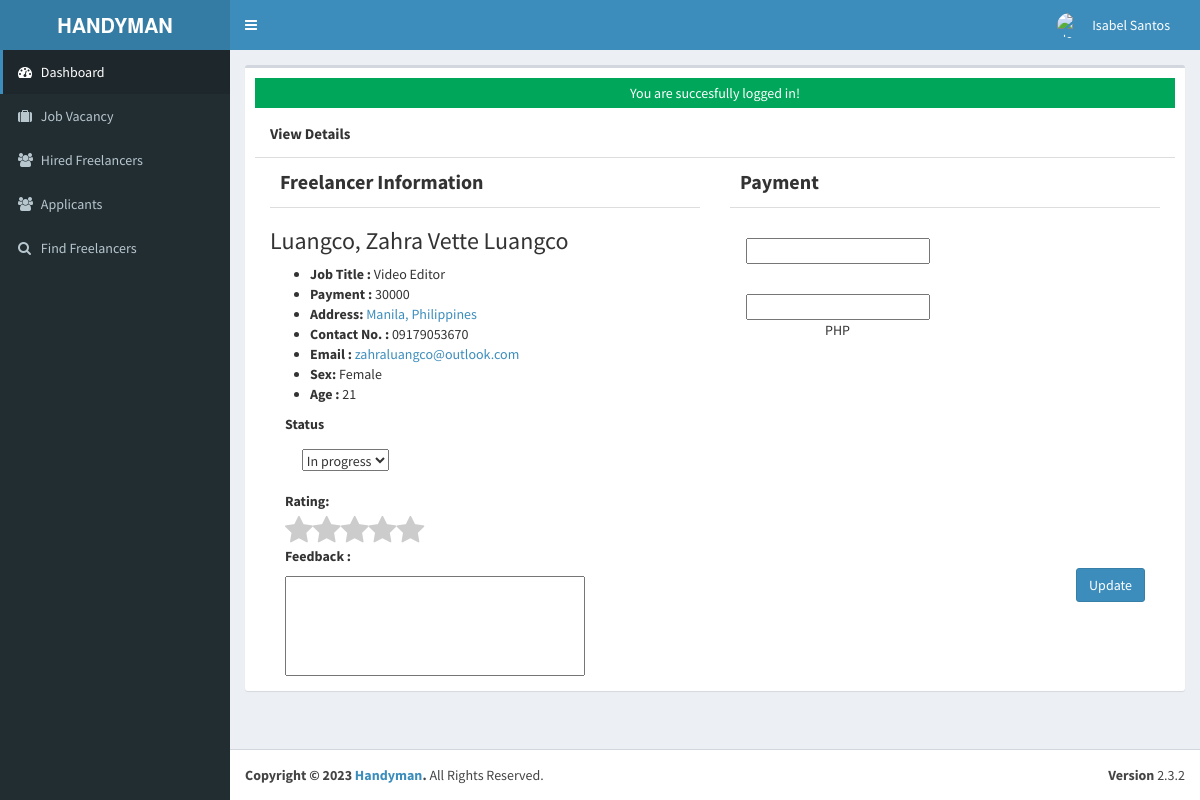
/admin/employee/index.php?view=edit&id=2023023 (signed in), run on the app's committed database.
### tables this page shows
CREATE TABLE `tblusers` (
  `USERID` varchar(30) NOT NULL,
  `FULLNAME` varchar(40) NOT NULL,
  `USERNAME` varchar(90) NOT NULL,
  `PASS` varchar(90) NOT NULL,
  `PICLOCATION` varchar(255) NOT NULL,
  `EMAIL` varchar(244) NOT NULL,
  `CONTACTNO` varchar(11) NOT NULL
);

CREATE TABLE `tblemployees` (
  `INCID` int(11) NOT NULL,
  `EMPLOYEEID` varchar(30) NOT NULL,
  `F_FNAME` varchar(50) NOT NULL,
  `F_LNAME` varchar(50) NOT NULL,
  `F_MNAME` varchar(50) NOT NULL,
  `F_ADDRESS` varchar(90) NOT NULL,
  `SEX` varchar(30) NOT NULL,
  `F_CONTACTNO` varchar(40) NOT NULL,
  `F_EMAILADDRESS` varchar(90) NOT NULL,
  `POSITION` varchar(50) NOT NULL,
  `WORKSTATS` varchar(90) NOT NULL,
  `DATEHIRED` date NOT NULL,
  `AGE` int(2) NOT NULL,
  `c_id` int(11) NOT NULL,
  `j_id` int(4) NOT NULL,
  `payment` int(11) NOT NULL
);

### admin/employee/index.php (called while the page is built, shortened)
<?php
require_once ("../theme/templates.php");
?>

### include/database.php (called while the page is built, shortened)
<?php
class Database {
	var $sql_string = '';
	private $conn;
	public function open_connection() {
		$this->conn = mysqli_connect(server,user,pass);
		if(!$this->conn){
			echo "Problem in database connection! Contact administrator!";
			exit();
		}else{
			$db_select = mysqli_select_db($this->conn,database_name);
		}
	}
	function setQuery($sql='') {
		$this->sql_string=$sql;
	}
	function executeQuery() {
		$result = mysqli_query($this->conn,$this->sql_string);
		return $result;
	}
	private function confirm_query($result) {
		return $result;
	}
	function loadSingleResult() {
		$cur = $this->executeQuery();
		while ($row = mysqli_fetch_object($cur)) {
		return $data = $row;
		}
	}
}
$mydb = new Database();
?>

### include/accounts.php (called while the page is built, shortened)
<?php
require_once(LIB_PATH.DS.'database.php');
class User {
	protected static  $tblname = "tblusers";
	function single_user($id=""){
			global $mydb;
			$mydb->setQuery("SELECT * FROM ".self::$tblname."
				Where USERID= '{$id}' LIMIT 1");
			$cur = $mydb->loadSingleResult();
			return $cur;
	}
}
?>

### include/function.php (called while the page is built, shortened)
<?php
function currentpage(){
		$this_page = $_SERVER['SCRIPT_NAME'];
	    $bits = explode('/',$this_page);
		 return $bits[3];
	}
		?>

### include/employees.php (called while the page is built, shortened)
<?php
require_once(LIB_PATH.DS.'database.php');
class Employee {
	protected static  $tblname = "tblemployees";
	function single_employee($id=""){
			global $mydb;
			$mydb->setQuery("SELECT * FROM ".self::$tblname."
				Where EMPLOYEEID= '{$id}' LIMIT 1");
			$cur = $mydb->loadSingleResult();
			return $cur;
	}
}
?>

### admin/employee/edit.php (the view, shortened to what this page needs)
<?php
$empid = $_GET['id'];
$employee = new Employee();
$emp = $employee->single_employee($empid);
?>
<form action="controller.php?action=update" method="POST">
<div class="col-sm-12 content-header" style="">View Details</div>
<div class="col-sm-6 content-body" >
	<p style="font-size: 20px; font-weight: bold;">Freelancer Information</p>
	<h3><?php echo $emp->F_LNAME. ', ' .$emp->F_FNAME . ' ' . $emp->F_MNAME;?></h3>
	<ul>
		<li><b>Job Title : </b><?php echo $emp->POSITION; ?></li>
		<li><b>Payment : </b><?php echo $emp->payment; ?></li>
    <li><b>Address: </b><a href="https://www.google.com/maps/search/<?php echo($emp->F_ADDRESS); ?>" target="_blank"><?php echo ($emp->F_ADDRESS); ?></a></li>
		<li><b>Contact No. : </b><?php echo $emp->F_CONTACTNO;?></li>
		<li><b>Email : </b><a href="mailto:<?php echo $emp->F_EMAILADDRESS ?>"><?php echo $emp->F_EMAILADDRESS ?></a></li>
		<li><b>Sex: </b><?php echo $emp->SEX;?></li>
		<li><b>Age : </b><?php echo $emp->AGE;?></li>
	</ul>
	<div class="col-sm-12">
    <p><label for="WORKSTATS">Status</label></p>&nbsp;&nbsp;&nbsp;&nbsp;&nbsp;
    <select name="WORKSTATS" id="WORKSTATS">
        <option value="In progress">In progress</option>
    </select><br><br>
   <label for="RATING">Rating:</label>
<div class="star-rating">
  <span class="fa fa-star checked" data-value="5"></span>
  <span class="fa fa-star checked" data-value="4"></span>
  <span class="fa fa-star checked" data-value="3"></span>
  <span class="fa fa-star checked" data-value="2"></span>
  <span class="fa fa-star checked" data-value="1"></span>
</div>
    <p><b>Feedback :</b></p>
    <textarea name="REVIEW" style="width: 300px; height: 100px; overflow-x: auto; resize: none;"></textarea>
  </div>
</div>
<div class="col-sm-6 content-body" >
<p style="font-size: 20px; font-weight: bold;">Payment</p>
<div class="col-sm-6 content-body" ><br>
<div id="smart-button-container">
    <div style="text-align: center"><label for="description"> </label><input type="text" name="descriptionInput" id="description" maxlength="127" value=""></div>
    <div style="text-align: center"><label for="amount"> </label><input name="amountInput" type="number" id="amount" value="" ><span> <br>PHP</span></div>
</div>
</div>
  <div class="col-sm-12 submitbutton text-right">
    <button type="submit" name="update" class="btn btn-primary">Update</button>
  </div>
</form>

### admin/theme/templates.php (shortened to what this page needs)
<!DOCTYPE html>
<html>
    <head>
        <link rel="stylesheet" href="<?php echo web_root;?>bootstrap/css/bootstrap.min.css">
        <link rel="stylesheet" href="<?php echo web_root;?>plugins/font-awesome/css/font-awesome.min.css">
        <link rel="stylesheet" href="<?php echo web_root;?>dist/css/AdminLTE.min.css">
        <link rel="stylesheet" href="<?php echo web_root;?>dist/css/skins/_all-skins.min.css">
        <link rel="stylesheet" href="<?php echo web_root;?>plugins/iCheck/flat/blue.css">
        <link rel="stylesheet" href="<?php echo web_root;?>plugins/morris/morris.css">
        <link rel="stylesheet" href="<?php echo web_root;?>plugins/jvectormap/jquery-jvectormap-1.2.2.css">
        <link href="<?php echo web_root; ?>plugins/datepicker/bootstrap-datetimepicker.min.css" rel="stylesheet" media="screen">
        <link rel="stylesheet" href="<?php echo web_root;?>plugins/dataTables/jquery.dataTables.min.css">
        <link rel="stylesheet" href="<?php echo web_root;?>plugins/bootstrap-wysihtml5/bootstrap3-wysihtml5.min.css">
    </head>
 <body class="hold-transition skin-blue fixed sidebar-mini">
<div class="wrapper">
  <header class="main-header">
    <a href="<?php echo web_root;?>/admin/" class="logo">
      <span class="logo-lg"><b>HANDYMAN</b></span>
    </a>
    <nav class="navbar navbar-static-top" role="navigation">
      <a href="#" class="sidebar-toggle" data-toggle="offcanvas" role="button">
      </a>
      <div class="navbar-custom-menu">
        <ul class="nav navbar-nav">
         <?php
          $user = New User();
          $singleuser = $user->single_user($_SESSION['ADMIN_USERID']);
          if(empty($singleuser->PICLOCATION)) {
            $profileImage = web_root.'admin/user/photos/default.png';
          } else {
          $profileImage = web_root.'admin/user/'. $singleuser->PICLOCATION;
          }
        ?>
<li class="dropdown user user-menu" style="padding-right: 15px;">
  <a href="#" class="dropdown-toggle" data-toggle="dropdown">
    <img src="<?php echo $profileImage; ?>" class="user-image" alt="User Image">
    <span class="hidden-xs"><?php echo $singleuser->FULLNAME; ?></span>
  </a>
</li>
        </ul>
      </div>
    </nav>
  </header>
  <aside class="main-sidebar">
    <section class="sidebar">
      <ul class="sidebar-menu">
        <li  class="<?php echo (currentpage() == 'index.php') ? "active" : false;?>" >
          <a href="<?php echo web_root ;?>admin/">
            <i class="fa fa-dashboard"></i> <span>Dashboard</span>
          </a>
        </li>
        <li class="<?php echo (currentpage() == 'vacancy') ? "active" : false;?>" >
          <a href="<?php echo web_root ;?>admin/vacancy/">
            <i class="fa fa-suitcase"></i> <span>Job Vacancy</span>
          </a>
        </li>
        <li class="<?php echo (currentpage() == 'employee') ? "active" : false;?>" >
          <a href="<?php echo web_root ;?>admin/employee/">
            <i class="fa fa-users"></i> <span>Hired Freelancers</span>
          </a>
        </li>
        <li class="<?php echo (currentpage() == 'applicants') ? "active" : false;?>" >
          <a href="<?php echo web_root ;?>admin/applicants/">
            <i class="fa fa-users"></i> <span>Applicants</span>
          </a>
        </li>
        <li class="<?php echo (currentpage() == 'search') ? "active" : false;?>" >
          <a href="<?php echo web_root ;?>admin/search/">
            <i class="fa fa-search"></i> <span>Find Freelancers</span>
          </a>
        </li>
      </ul>
    </section>
  </aside>
  <div class="content-wrapper">
         <section class="content">
          <div class="row">
            <div class="col-xs-12">
              <div class="box">
                <div class="box-body">
              <?php
               require_once $content;
               ?>
             </div>
             </div>
           </div>
         </div>
         </section>
 </div>
  <footer class="main-footer">
    <div class="pull-right hidden-xs">
      <b>Version</b> 2.3.2
    </div>
    <strong>Copyright &copy; 2023 <a href="#">Handyman</a>.</strong> All Rights
    Reserved.
  </footer>
    </body>
</html>

### admin/employee/edit.php (style rules this page uses)
.content-header { min-height: 50px; border-bottom: 1px solid #ddd; font-size: 15px; font-weight: bold; }
.content-body { min-height: 350px; }
.content-body >p { padding:10px; font-size: 12px; font-weight: bold; border-bottom: 1px solid #ddd; }
.star-rating { font-size: 0; }
.star-rating .fa { font-size: 30px; color: #ccc; cursor: pointer; }
.star-rating { font-size: 0; direction: rtl; text-align: left; }
#smart-button-container { display: flex; flex-direction: column; align-items: left; }

### data on the page
tblusers: FULLNAME "Isabel Santos"
tblemployees: F_LNAME "Luangco", F_FNAME "Zahra Vette", F_MNAME "Luangco", POSITION "Video Editor", payment "30000", F_ADDRESS "Manila, Philippines", F_CONTACTNO "09179053670", F_EMAILADDRESS "zahraluangco@outlook.com", SEX "Female", AGE "21"

### other printed values
$_SESSION['message'] "You are succesfully logged in!"
